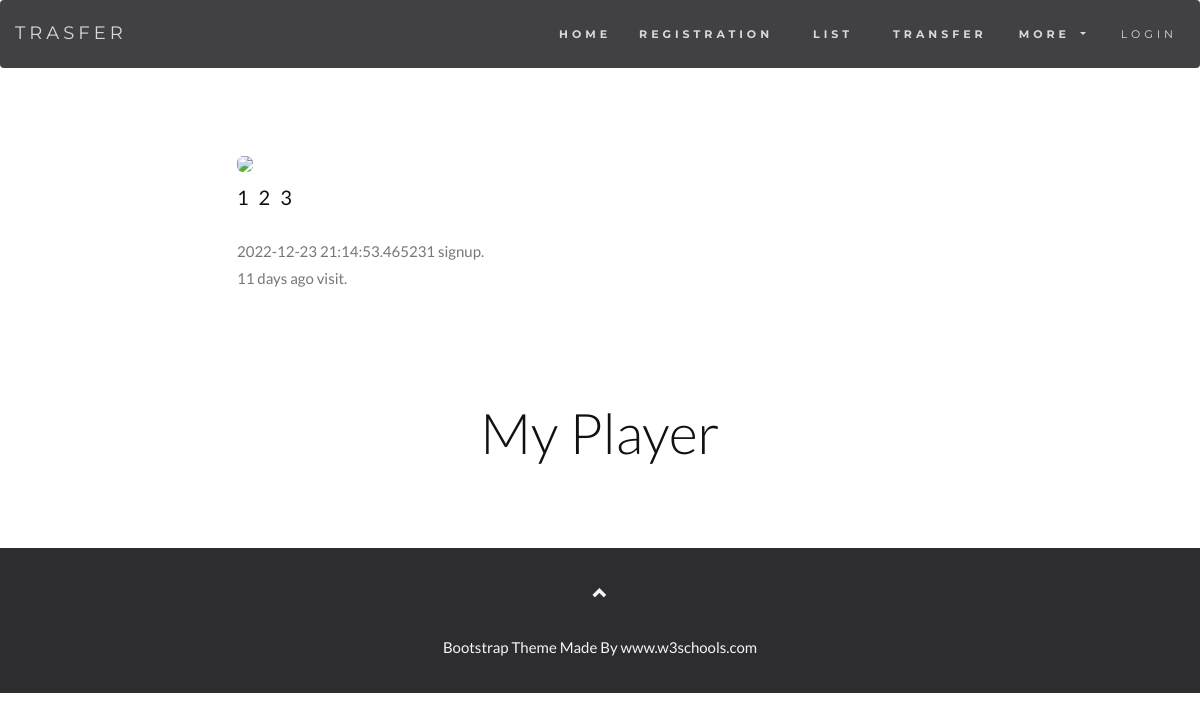
Page /user/123 on the committed database.
### app/models.py (models this page shows, shortened)
class User(UserMixin, db.Model):
    id      = db.Column(db.Integer, primary_key=True)
    username= db.Column(db.String(64), unique=True)
    email   = db.Column(db.String(64), unique=True, index=True)
    password_hash = db.Column(db.String(128))
    bids     = db.relationship('Bid', backref ='Bidder')
    players  = db.relationship('Player', backref ='Registerer')
    role_id = db.Column(db.Integer, db.ForeignKey('roles.id'))
    last_seen = db.Column(db.DateTime(), default=datetime.utcnow)
    member_since = db.Column(db.DateTime(), default=datetime.utcnow)
    league      = db.Column(db.Enum(League, values_callable=lambda x: [str(member.value) for member in League]), nullable=True)
    stadium     = db.Column(db.String(50), nullable=True)
    capacity    = db.Column(db.Enum(Capacity, values_callable=lambda x: [str(member.value) for member in Capacity]), nullable=True)
    location    = db.Column(db.String(64))
    manager     = db.Column(db.String(20), nullable=True)
    founded     = db.Column(db.DateTime, nullable=True)
    telephone   = db.Column(db.Numeric(15), nullable=True)
    emblem      = db.Column(db.String, nullable=True)
    @property
    def password(self):
        raise AttributeError('Password can not be read')

### app/main/views.py (the view)
@main.route('/user/<username>')
def user(username):
    myPlayer= Player.query.filter_by(status=False).all()
    user = User.query.filter_by(username=username).first_or_404()
    return render_template('user.html', user=user, myPlayer=myPlayer)

### app/auth/views.py (called while the page is built)
@auth.before_app_request
def before_request():
    if current_user.is_authenticated:
        current_user.ping()

### app/main/__init__.py (called while the page is built)
@main.app_context_processor
def inject_permissions():
    return dict(Permission=Permission)

### app/models.py (called while the page is built)
    def is_administrator(self):
        return False

### app/templates/user.html (shortened to what this page needs)
{% extends "base.html" %}
{% block header %}
<div class="container">
    <div class="row">
        <div>
            <img class="img-rounded" src="{{ user.emblem }}">
        </div>
            <div class="col">
            <h3>{{ user.username }}</h3>
            {% if user.member_since %}
                <p>{{ user.member_since }} signup. &nbsp;&nbsp;
            {% endif %}
            <p>
                {{ moment(user.last_seen).fromNow() }} visit.
            </p>
        </div>
    </div>
</div>
{% endblock %}
{% block content %}
<br>
<h1 class="display-4 text-center">My Player</h1>
<br>
<div class="row row-cols-1 row-cols-md-3">
    <div class="col-sm-6">
    </div>
</div>
<br>
{% endblock %}

### app/static/css/style.css (style rules this page uses)
body { font: 400 15px/1.8 Lato, sans-serif; color: #777; }
h1 { color: #111; }
h3, h4 { margin: 10px 0 30px 0; letter-spacing: 10px; font-size: 20px; color: #111; }
.container { padding: 80px 120px; }

### rows in the picture
User: username "123", member_since "2022-12-23 21:14:53.465231", last_seen "11 days ago"
